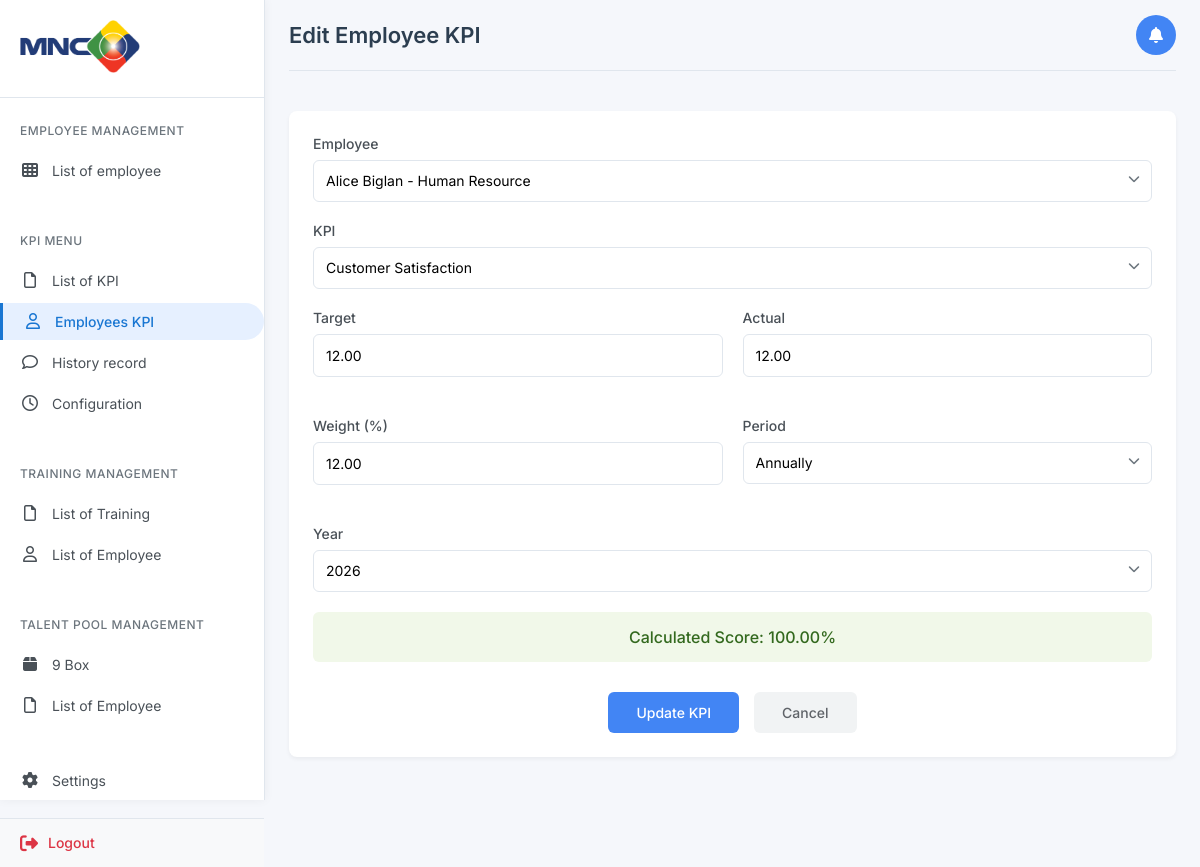
/add_employee_kpi.php?id=6 (signed in), run on the app's committed database.
### tables this page shows
CREATE TABLE `employee_kpi` (
  `id` int(11) NOT NULL,
  `employee_id` int(11) NOT NULL,
  `kpi_id` int(11) NOT NULL,
  `target` decimal(10,2) NOT NULL,
  `actual` decimal(10,2) DEFAULT NULL,
  `score` decimal(5,2) DEFAULT NULL,
  `weight` decimal(5,2) NOT NULL,
  `period` enum('Quarterly','Annually','Monthly') DEFAULT 'Annually',
  `year` int(11) NOT NULL,
  `created_at` timestamp NOT NULL DEFAULT current_timestamp(),
  `updated_at` timestamp NOT NULL DEFAULT current_timestamp() ON UPDATE current_timestamp(),
  `approval_status` enum('pending','approved','rejected') DEFAULT 'pending',
  `status` enum('not_set','pending','approved') DEFAULT 'not_set'
);

### add_employee_kpi.php (the view, shortened to what this page needs)
<?php
$servername = "localhost";
$username = "root";
$password = "";
$dbname = "tms";
$conn = new mysqli($servername, $username, $password, $dbname);
$sql_employees = "SELECT id, name, department, position FROM employees ORDER BY name";
$result_employees = $conn->query($sql_employees);
$sql_kpi = "SELECT id, name FROM kpi ORDER BY name";
$result_kpi = $conn->query($sql_kpi);
$employee_id = $kpi_id = $target = $actual = $score = $weight = $period = $year = '';
$employee_kpi_id = 0;
$is_edit_mode = false;
if (isset($_GET['id'])) {
    $employee_kpi_id = intval($_GET['id']);
    $is_edit_mode = true;
    $stmt = $conn->prepare("
        SELECT
            ek.*,
            e.name AS employee_name,
            k.name AS kpi_name
        FROM
            employee_kpi ek
        JOIN
            employees e ON ek.employee_id = e.id
        JOIN
            kpi k ON ek.kpi_id = k.id
        WHERE
            ek.id = ?
    ");
    $stmt->bind_param("i", $employee_kpi_id);
    $stmt->execute();
    $result = $stmt->get_result();
    if ($result->num_rows > 0) {
        $row = $result->fetch_assoc();
        $employee_id = $row['employee_id'];
        $kpi_id = $row['kpi_id'];
        $target = $row['target'];
        $actual = $row['actual'];
        $score = $row['score'];
        $weight = $row['weight'];
        $period = $row['period'];
        $year = $row['year'];
    } else {
        $error_message = "KPI karyawan tidak ditemukan.";
    }
}
?>
<!DOCTYPE html>
<html lang="en">
<head>
    <link rel="stylesheet" href="https://cdnjs.cloudflare.com/ajax/libs/font-awesome/6.4.0/css/all.min.css">
    <link rel="stylesheet" href="dashboard.css">
</head>
<body>
    <div class="container">
        <div class="sidebar">
            <?php include 'sidebar.php'; ?>
        </div>
        <div class="main-content">
            <div class="top-bar">
                <h1><?php echo $is_edit_mode ? 'Edit Employee KPI' : 'Add Employee KPI'; ?></h1>
                <div class="notification">
                    <i class="fas fa-bell"></i>
                </div>
            </div>
            <div class="content">
                <div class="form-container">
                    <form action="<?php echo htmlspecialchars($_SERVER["PHP_SELF"] . ($is_edit_mode ? '?id=' . $employee_kpi_id : '')); ?>" method="post">
                        <div class="form-group">
                            <label class="form-label" for="employee_id">Employee</label>
                            <div class="select-wrapper">
                                <select id="employee_id" name="employee_id" class="form-select" required>
                                    <?php
                                    if ($result_employees->num_rows > 0) {
                                        while ($row = $result_employees->fetch_assoc()) {
                                            $selected = ($employee_id == $row['id']) ? 'selected' : '';
                                            echo "<option value='" . $row['id'] . "' $selected>" .
                                                 htmlspecialchars($row['name'] . " - " . $row['department']) .
                                                 "</option>";
                                        }
                                    }
                                    ?>
                                </select>
                            </div>
                        </div>
                        <div class="form-group">
                            <label class="form-label" for="kpi_id">KPI</label>
                            <div class="select-wrapper">
                                <select id="kpi_id" name="kpi_id" class="form-select" required>
                                    <?php
                                    if ($result_kpi->num_rows > 0) {
                                        while ($row = $result_kpi->fetch_assoc()) {
                                            $selected = ($kpi_id == $row['id']) ? 'selected' : '';
                                            echo "<option value='" . $row['id'] . "' $selected>" .
                                                 htmlspecialchars($row['name']) .
                                                 "</option>";
                                        }
                                    }
                                    ?>
                                </select>
                            </div>
                        </div>
                        <div class="flex-row">
                            <div class="form-group form-field">
                                <label class="form-label" for="target">Target</label>
                                <input type="number" step="0.01" id="target" name="target"
                                       class="form-input" value="<?php echo htmlspecialchars($target); ?>"
                                       required placeholder="Enter target value">
                            </div>
                            <div class="form-group form-field">
                                <label class="form-label" for="actual">Actual</label>
                                <input type="number" step="0.01" id="actual" name="actual"
                                       class="form-input" value="<?php echo htmlspecialchars($actual); ?>"
                                       placeholder="Enter actual value">
                            </div>
                        </div>
                        <div class="flex-row">
                            <div class="form-group form-field">
                                <label class="form-label" for="weight">Weight (%)</label>
                                <input type="number" step="0.01" id="weight" name="weight"
                                       class="form-input" value="<?php echo htmlspecialchars($weight); ?>"
                                       required placeholder="Enter weight percentage">
                            </div>
                            <div class="form-group form-field">
                                <label class="form-label" for="period">Period</label>
                                <div class="select-wrapper">
                                    <select id="period" name="period" class="form-select" required>
                                        <option value="Annually" <?php echo ($period == 'Annually' || !$period) ? 'selected' : ''; ?>>Annually</option>
                                    </select>
                                </div>
                            </div>
                        </div>
                        <div class="form-group">
                            <label class="form-label" for="year">Year</label>
                            <div class="select-wrapper">
                                <select id="year" name="year" class="form-select" required>
                                    <?php
                                    $current_year = date('Y');
                                    for ($y = $current_year - 2; $y <= $current_year + 2; $y++) {
                                        $selected = ($year == $y || (!$year && $y == $current_year)) ? 'selected' : '';
                                        echo "<option value='$y' $selected>$y</option>";
                                    }
                                    ?>
                                </select>
                            </div>
                        </div>
                        <div id="score-container" class="calculated-score" style="<?php echo ($is_edit_mode && $score) ? 'display:block' : 'display:none'; ?>">
                            Calculated Score: <span id="score-value"><?php echo htmlspecialchars($score); ?></span>%
                        </div>
                        <div class="form-submit">
                            <button type="submit" class="save-btn">
                                <?php echo $is_edit_mode ? 'Update KPI' : 'Save KPI'; ?>
                            </button>
                            <button type="button" class="cancel-btn" onclick="window.location.href='employee_kpi.php'">Cancel</button>
                        </div>
                    </form>
                </div>
            </div>
        </div>
    </div>
</body>
</html>

### dashboard.css (style rules this page uses)
* { margin: 0; padding: 0; box-sizing: border-box; font-family: 'Inter', sans-serif; }
body { background-color: #f5f7fb; color: #333; }
.container { display: flex; min-height: 100vh; }
.sidebar { width: 265px; background-color: #fff; border-right: 1px solid #e0e6ed; padding: 20px 0; display: flex; flex-direction: column; box-shadow: 0 0 10px rgba(0, 0, 0, 0.05); height: 100vh; position: sticky; top: 0; }
.main-content { flex: 1; padding: 0 24px; max-width: 100%; overflow-x: hidden; }
.top-bar { display: flex; justify-content: space-between; align-items: center; padding: 15px 0; border-bottom: 1px solid #e0e6ed; margin-bottom: 20px; }
.top-bar h1 { font-size: 22px; font-weight: 600; color: #2c3e50; }
.notification { width: 40px; height: 40px; background-color: #4285f4; border-radius: 50%; display: flex; justify-content: center; align-items: center; cursor: pointer; transition: background-color 0.2s ease; }
.notification i { color: white; font-size: 16px; }
.content { padding: 20px 0; }
.form-container { background-color: #fff; border-radius: 12px; padding: 24px; box-shadow: 0 4px 6px rgba(0, 0, 0, 0.04); margin-bottom: 30px; }
.form-group { margin-bottom: 20px; }
.flex-row { display: flex; gap: 20px; margin-bottom: 20px; }
.form-field { flex: 1; }
.form-label { display: block; margin-bottom: 8px; font-size: 14px; color: #495057; font-weight: 500; }
.form-input { width: 100%; padding: 12px; border: 1px solid #e0e6ed; border-radius: 6px; font-size: 14px; box-sizing: border-box; transition: border-color 0.2s ease; }
.form-select { width: 100%; padding: 12px; border: 1px solid #e0e6ed; border-radius: 6px; font-size: 14px; background-color: #fff; cursor: pointer; transition: border-color 0.2s ease; appearance: none; }
.form-submit { text-align: center; margin-top: 30px; display: flex; justify-content: center; gap: 15px; }
.save-btn, .cancel-btn { padding: 12px 28px; border-radius: 6px; font-size: 14px; font-weight: 500; cursor: pointer; border: none; transition: all 0.2s ease; }
.save-btn { background-color: #4285f4; color: white; }
.cancel-btn { background-color: #f1f3f4; color: #5f6368; }
.select-wrapper { position: relative; }
.select-wrapper:after { content: "\f078"; font-family: "Font Awesome 5 Free"; font-weight: 900; position: absolute; right: 12px; top: 12px; color: #6c757d; pointer-events: none; font-size: 12px; }

### add_employee_kpi.php (style rules this page uses)
.form-container { background-color: #fff; border-radius: 8px; padding: 24px; box-shadow: 0 2px 4px rgba(0, 0, 0, 0.05); margin-bottom: 30px; }
.form-group { margin-bottom: 20px; }
.flex-row { display: flex; gap: 20px; margin-bottom: 20px; }
.form-field { flex: 1; }
.form-label { display: block; margin-bottom: 8px; font-size: 14px; color: #495057; font-weight: 500; }
.form-input, .form-select { width: 100%; padding: 12px; border: 1px solid #e0e6ed; border-radius: 6px; font-size: 14px; box-sizing: border-box; transition: border-color 0.3s ease; }
.select-wrapper { position: relative; }
.select-wrapper:after { content: "\f078"; font-family: "Font Awesome 5 Free"; font-weight: 900; position: absolute; right: 12px; top: 12px; color: #6c757d; pointer-events: none; font-size: 12px; }
.form-submit { display: flex; justify-content: center; gap: 15px; margin-top: 30px; }
.save-btn, .cancel-btn { padding: 12px 28px; border-radius: 6px; font-size: 14px; font-weight: 500; cursor: pointer; border: none; transition: all 0.3s ease; }
.save-btn { background-color: #4285f4; color: white; }
.cancel-btn { background-color: #f1f3f4; color: #5f6368; }
.calculated-score { padding: 15px; background-color: #f1f8e9; border-radius: 6px; margin-top: 20px; font-weight: 500; color: #33691e; text-align: center; font-size: 16px; }

### data on the page
employee_kpi: target "12.00", actual "12.00", weight "12.00", period "Annually", score "100.00"

### other printed values
form field employee_id "Alice Biglan - Human Resource"
form field kpi_id "Customer Satisfaction"
form field year "2026"
